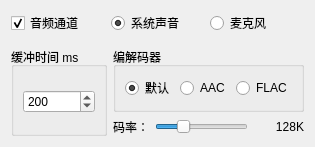
            <widget class="CardWidget" name="CardWidget_7">
             <property name="sizePolicy">
              <sizepolicy hsizetype="Preferred" vsizetype="Fixed">
               <horstretch>0</horstretch>
               <verstretch>0</verstretch>
              </sizepolicy>
             </property>
             <layout class="QVBoxLayout" name="verticalLayout_21">
              <item>
               <layout class="QHBoxLayout" name="horizontalLayout_15">
                <item>
                 <widget class="CheckBox" name="enable_audio">
                  <property name="sizePolicy">
                   <sizepolicy hsizetype="Minimum" vsizetype="Fixed">
                    <horstretch>0</horstretch>
                    <verstretch>0</verstretch>
                   </sizepolicy>
                  </property>
                  <property name="sizeIncrement">
                   <size>
                    <width>0</width>
                    <height>0</height>
                   </size>
                  </property>
                  <property name="acceptDrops">
                   <bool>false</bool>
                  </property>
                  <property name="toolTip">
                   <string>--record</string>
                  </property>
                  <property name="layoutDirection">
                   <enum>Qt::LeftToRight</enum>
                  </property>
                  <property name="text">
                   <string>音频通道</string>
                  </property>
                  <property name="checked">
                   <bool>true</bool>
                  </property>
                 </widget>
                </item>
                <item>
                 <widget class="RadioButton" name="audio_source_output">
                  <property name="text">
                   <string>系统声音</string>
                  </property>
                  <property name="checked">
                   <bool>true</bool>
                  </property>
                 </widget>
                </item>
                <item>
                 <widget class="RadioButton" name="audio_source_mic">
                  <property name="text">
                   <string>麦克风</string>
                  </property>
                 </widget>
                </item>
               </layout>
              </item>
              <item>
               <widget class="HorizontalSeparator" name="HorizontalSeparator"/>
              </item>
              <item>
               <layout class="QHBoxLayout" name="horizontalLayout_16">
                <item>
                 <widget class="QGroupBox" name="groupBox_9">
                  <property name="enabled">
                   <bool>true</bool>
                  </property>
                  <property name="title">
                   <string>缓冲时间 ms</string>
                  </property>
                  <property name="checkable">
                   <bool>false</bool>
                  </property>
                  <property name="checked">
                   <bool>false</bool>
                  </property>
                  <layout class="QVBoxLayout" name="verticalLayout_22">
                   <property name="bottomMargin">
                    <number>5</number>
                   </property>
                   <item>
                    <widget class="CompactSpinBox" name="audio_buffer">
                     <property name="minimum">
                      <number>0</number>
                     </property>
                     <property name="maximum">
                      <number>100000</number>
                     </property>
                     <property name="singleStep">
                      <number>50</number>
                     </property>
                     <property name="value">
                      <number>200</number>
                     </property>
                    </widget>
                   </item>
                  </layout>
                 </widget>
                </item>
                <item>
                 <layout class="QVBoxLayout" name="verticalLayout_23">
                  <item>
                   <widget class="QGroupBox" name="groupBox_10">
                    <property name="enabled">
                     <bool>true</bool>
                    </property>
                    <property name="title">
                     <string>编解码器</string>
                    </property>
                    <property name="checkable">
                     <bool>false</bool>
                    </property>
                    <property name="checked">
                     <bool>false</bool>
                    </property>
                    <layout class="QHBoxLayout" name="horizontalLayout_17">
                     <item>
                      <widget class="RadioButton" name="audio_opus">
                       <property name="text">
                        <string>默认</string>
                       </property>
                       <property name="checked">
                        <bool>true</bool>
                       </property>
                      </widget>
                     </item>
                     <item>
                      <widget class="RadioButton" name="audio_aac">
                       <property name="text">
                        <string>AAC</string>
                       </property>
                      </widget>
                     </item>
                     <item>
                      <widget class="RadioButton" name="audio_flac">
                       <property name="text">
                        <string>FLAC</string>
                       </property>
                      </widget>
                     </item>
                    </layout>
                   </widget>
                  </item>
                  <item>
                   <layout class="QHBoxLayout" name="horizontalLayout_18">
                    <item>
                     <widget class="QLabel" name="label_10">
                      <property name="styleSheet">
                       <string notr="true">font: 10pt &quot;微软雅黑&quot;;</string>
                      </property>
                      <property name="text">
                       <string>码率：</string>
                      </property>
                     </widget>
                    </item>
                    <item>
                     <widget class="Slider" name="audio_bit_slider">
                      <property name="minimum">
                       <number>5</number>
                      </property>
                      <property name="singleStep">
                       <number>10</number>
                      </property>
                      <property name="value">
                       <number>30</number>
                      </property>
                      <property name="orientation">
                       <enum>Qt::Horizontal</enum>
                      </property>
                     </widget>
                    </item>
                    <item>
                     <widget class="QLabel" name="audio_bit">
                      <property name="sizePolicy">
                       <sizepolicy hsizetype="Preferred" vsizetype="Preferred">
                        <horstretch>0</horstretch>
                        <verstretch>0</verstretch>
                       </sizepolicy>
                      </property>
                      <property name="minimumSize">
                       <size>
                        <width>50</width>
                        <height>0</height>
                       </size>
                      </property>
                      <property name="styleSheet">
                       <string notr="true">font: 10pt &quot;微软雅黑&quot;;</string>
                      </property>
                      <property name="text">
                       <string>128K</string>
                      </property>
                      <property name="alignment">
                       <set>Qt::AlignRight|Qt::AlignTrailing|Qt::AlignVCenter</set>
                      </property>
                     </widget>
                    </item>
                   </layout>
                  </item>
                 </layout>
                </item>
               </layout>
              </item>
             </layout>
            </widget>
